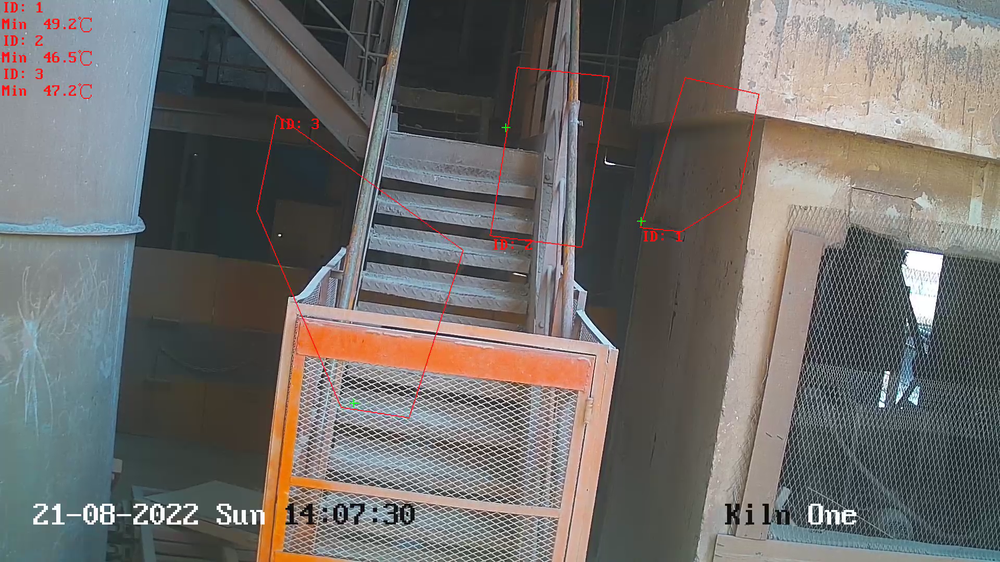
#> input picture frame.png, 1000 x 562 px, shrunk from 1920 x 1080 before the run; its folder holds only this picture in this run
$ python 'myOCR - frame.py'
#> lines starting #> are read from the running program, lines starting #| are printed output that depends on the picture
import cv2
import pytesseract as tess
import csv
import os
import datetime as dt

def show(frame):
    cv2.imshow("frame", frame)
    cv2.waitKey()

def process_text(str):
    num = ""
    nums = []
    cnt = 0
    endcnt = -1
    for ch in str:
        if (ch in digits):
            num+=ch
            if (cnt == endcnt):
                num = ((7-len(num))*'0') + num + 'C'
                print(num)
                nums.append(num)
                num = ""
        else:
            if(ch=='.'):
                num+=ch
                endcnt = cnt+1
            else:
                num = ""
        cnt+=1
    return nums

def process_frame(image):
    img = cv2.cvtColor(image, cv2.COLOR_BGR2RGB)
    #show(img)
    img = img[:,0:185]
    text = tess.image_to_string(img, lang = 'eng', config='--psm 11')
    text = text.strip()
    return text

if __name__ == "__main__":
    #globals
    digits = ['0', '1', '2', '3', '4', '5', '6', '7', '8', '9']
    bxs = ["Time stamp", "Box 1", "Box 2", "Box 3", "Box 4", "Box 5", "Box 6", "Box 7", "Box 8", "Box 9", "Box 10", "Box 11", "Box 12", "Box 13", "Box 14", "Box 15", "Box 16", "Box 17", "Box 18", "Box 19", "Box 20", "Box 21"]

    #OS paths
    tess.pytesseract.tesseract_cmd = r"C:\\Program Files (x86)\\Tesseract-OCR\\tesseract.exe"
    os.chdir("Y:\\Lafarge\\thermal project\\Final one")

    #Initializing historical data file
    dataFile = open("data.csv", 'w', newline='')
    dataWriter = csv.writer(dataFile)
    dataWriter.writerow(bxs)

    #for each frame
    #getting the frame
    frame = cv2.imread("frame.png")
#> frame is the input picture: shape (562, 1000, 3); mean B, G, R 105.8, 108.3, 110.7

    #getting the temperatures
    txt = process_frame(frame)
#> in process_frame, `img = img[:,0:185]`:
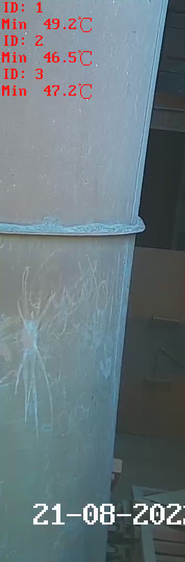
#> img: shape (562, 185, 3); mean R, G, B 106.3, 120.2, 126.1
#> (the run stopped early here; a loop or call above may not have finished)
